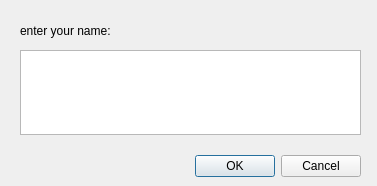
<?xml version="1.0" encoding="UTF-8"?>
<ui version="4.0">
 <class>Inputing</class>
 <widget class="QDialog" name="Inputing">
  <property name="geometry">
   <rect>
    <x>0</x>
    <y>0</y>
    <width>377</width>
    <height>186</height>
   </rect>
  </property>
  <property name="windowTitle">
   <string>Dialog</string>
  </property>
  <widget class="QDialogButtonBox" name="buttonBox">
   <property name="geometry">
    <rect>
     <x>20</x>
     <y>150</y>
     <width>341</width>
     <height>32</height>
    </rect>
   </property>
   <property name="orientation">
    <enum>Qt::Horizontal</enum>
   </property>
   <property name="standardButtons">
    <set>QDialogButtonBox::Cancel|QDialogButtonBox::Ok</set>
   </property>
  </widget>
  <widget class="QTextEdit" name="textEdit">
   <property name="geometry">
    <rect>
     <x>20</x>
     <y>50</y>
     <width>341</width>
     <height>85</height>
    </rect>
   </property>
  </widget>
  <widget class="QLabel" name="label">
   <property name="geometry">
    <rect>
     <x>20</x>
     <y>10</y>
     <width>341</width>
     <height>41</height>
    </rect>
   </property>
   <property name="text">
    <string>enter your name:</string>
   </property>
  </widget>
 </widget>
 <resources/>
 <connections>
  <connection>
   <sender>buttonBox</sender>
   <signal>accepted()</signal>
   <receiver>Inputing</receiver>
   <slot>accept()</slot>
   <hints>
    <hint type="sourcelabel">
     <x>248</x>
     <y>254</y>
    </hint>
    <hint type="destinationlabel">
     <x>157</x>
     <y>274</y>
    </hint>
   </hints>
  </connection>
  <connection>
   <sender>buttonBox</sender>
   <signal>rejected()</signal>
   <receiver>Inputing</receiver>
   <slot>reject()</slot>
   <hints>
    <hint type="sourcelabel">
     <x>316</x>
     <y>260</y>
    </hint>
    <hint type="destinationlabel">
     <x>286</x>
     <y>274</y>
    </hint>
   </hints>
  </connection>
 </connections>
</ui>
